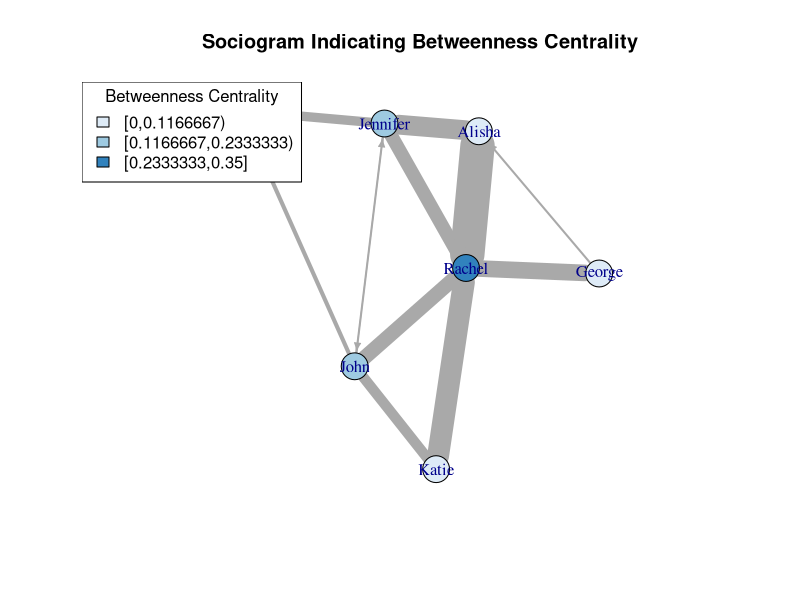

The R source for this figure:
# R code to accompany "A Gentle Introduction to Network Analysis in R" (Practice)
# Melissa Whatley, PhD

# 1. Set the working directory
setwd("/Users/melwhat/Dropbox/Teaching Materials/Network Analysis/Introduction to Network Analysis")
getwd()

# 2. Load the packages you need
library(igraph)
library(RColorBrewer)
library(classInt)

# 3. Load the .csv containing the advice network edgelist

a <- read.csv("edgelist.csv")
a

# 4. Store the edgelist as a graph, then store the graph as a matrix

g<-graph.data.frame(a[,c(1,2,3)])
g

v<-as.matrix(get.adjacency(g, attr="weight"))
v

# 5. Get centrality measures for all the actors in the advice network

centrality<-data.frame(totaldegree=degree(g, mode="total"),
                       indegree=degree(g,mode="in"),
                       outdegree=degree(g, mode="out"),
                       closeness=round((closeness(g))/max(closeness(g)),3),
                       betweenness=round(betweenness(g, directed=F, normalized = TRUE, weights=NA),3),
                       eigenvector=round(evcent(g,weights=NA)$vector,3))
centrality

# What do these measures tell us about the role of these actors in the network?

# In-degree: Rachel and John provide advice the most
# Out-degree: Rachel and Jennifer ask for advice the most
# Closeness: Rob has the highest closeness centrality. If I wanted to share a piece of information with the network, I'd choose him.
# Betweeness: Rachel has the highest betweenness centrality, so she can pass advice between people most effectively.
# Eigenvector: Rachel also has the highest eigenvector centrality. She's connected to the most prominent advice givers.

# 6. Create a visualization of the network that illustrates how individuals act as “bridges” within the network. Make the nodes of your network blue.

# "Bridges" within the network are indicative of betweenness centrality.

# Three color intensities
nclr<-3
plotvar<-centrality$betweenness
plotclr<-brewer.pal(nclr, "Blues")
class<-classIntervals(plotvar,nclr, style="equal")
colcode<-findColours(class, plotclr, digits=3)

set.seed(9)

l<-layout.fruchterman.reingold(g, niter=50000)
V(g)$frame<-NA

plot(g, edge.width=E(g)$weight, layout=l, edge.arrow.size=.5, vertex.color=colcode)
title(main="Sociogram Indicating Betweenness Centrality", col.main="black")
legend("topleft", legend=names(attr(colcode, "table")), fill=attr(colcode, "palette"), title="Betweenness Centrality")
